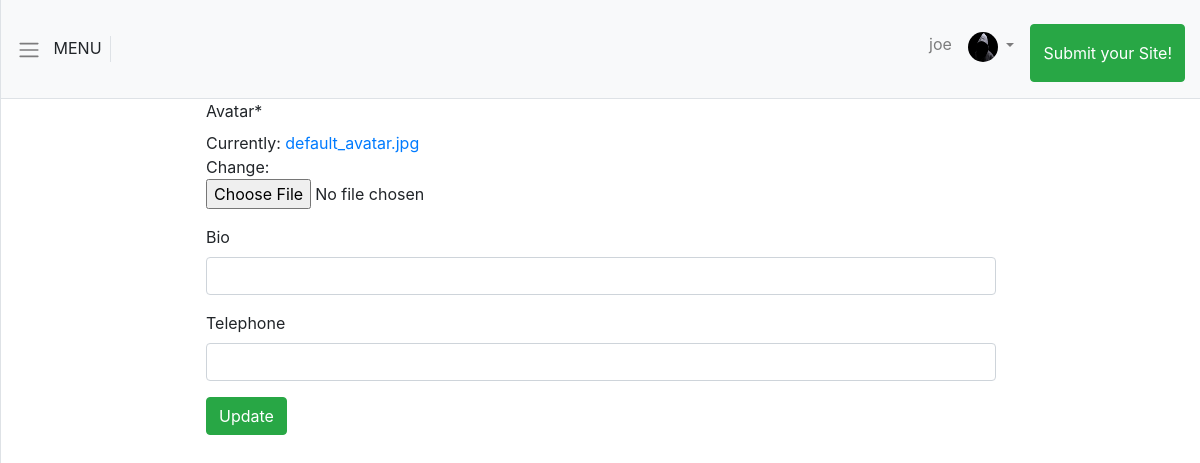
Before: /accounts/user/4/update/ (signed in) with the older database file.
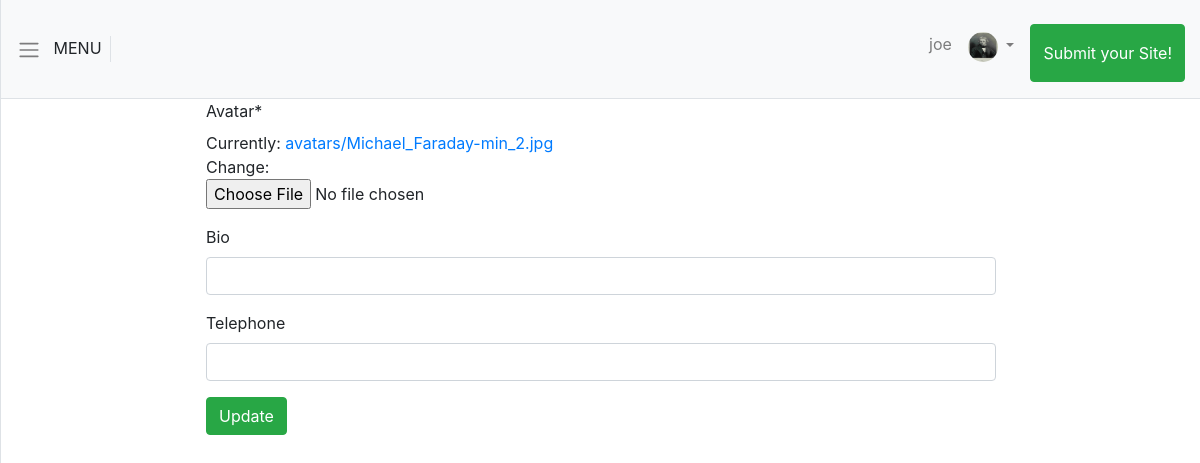
After: the same page with the newer database file.
### accounts/models.py (models this page shows, shortened)
class CustomUser(AbstractUser):
    avatar = models.ImageField(upload_to='avatars', default='default_avatar.jpg')
    bio = models.CharField(max_length=500, null=True, blank=True)
    telephone = models.CharField(max_length=13, blank=True, null=True)

### accounts/views.py (the view)
# urls.py: path('user/<int:pk>/update/', UserUpdateView.as_view(), name='update_user'),
class UserUpdateView(UpdateView):
    model=CustomUser
    template_name='update_profile.html'
    fields = ('avatar','bio','telephone')

### templates/update_profile.html (shortened to what this page needs)
{% extends 'base.html'%}
{% load crispy_forms_tags %}
{% block content %}
<div class="row">
    <div class="col-md-8 mx-auto">
        <form action="" method="POST" enctype="multipart/form-data">
            {{form | crispy }}
            <button type="submit" class='btn btn-success'>Update</button>
        </form>
    </div>
</div>
{% endblock content %}

### templates/navbar.html (shortened to what this page needs)
<nav class="navbar navbar-expand-lg navbar-light bg-light border-bottom p-3 my_navbar">
    <div style="cursor: pointer; height: 100%;" id='menu-toggle' class="border-right">
        <span class="navbar-toggler-icon"></span>
        <span class="px-2">MENU</span>
    </div>
    <div class="collapse navbar-collapse" id="navbarSupportedContent">
        <ul class="navbar-nav ml-auto mt-2">
            {% if user.is_authenticated%}
            <li class="nav-item">
                <a class="nav-link" href="{%url 'profile' user.id%}">{{user.username}}</a>
            </li>
            <li class="nav-item dropdown">
                <a class="nav-link dropdown-toggle" href="#" id="navbarDropdown" role="button" data-toggle="dropdown"
                    aria-haspopup="true" aria-expanded="false">
                    <img src="{{user.avatar.url}}" alt="user.username" class="navbar_avatar">
                </a>
            </li>
            <li>
                <a class="btn btn-success btn-large h-100 py-3 ml-2" href="{% url 'add_site' %}">Submit your Site!</a>
            </li>
            {% else %}
            <li class="nav-item">
                <a class="nav-link" href="{% url 'login' %}">REGISTER/LOGIN</a>
            </li>
            {% endif %}
        </ul>
    </div>
</nav>

Changed rows visible on the page:
changed CustomUser "joe": avatar: picture added in place of a placeholder
Other visible differences:
text no longer shown: "Avatar * Currently: default_avatar.jpg Change: Bio Telephone"
text now shown: "Avatar * Currently: avatars/Michael_Faraday-min_2.jpg Change: Bio Telephone"
